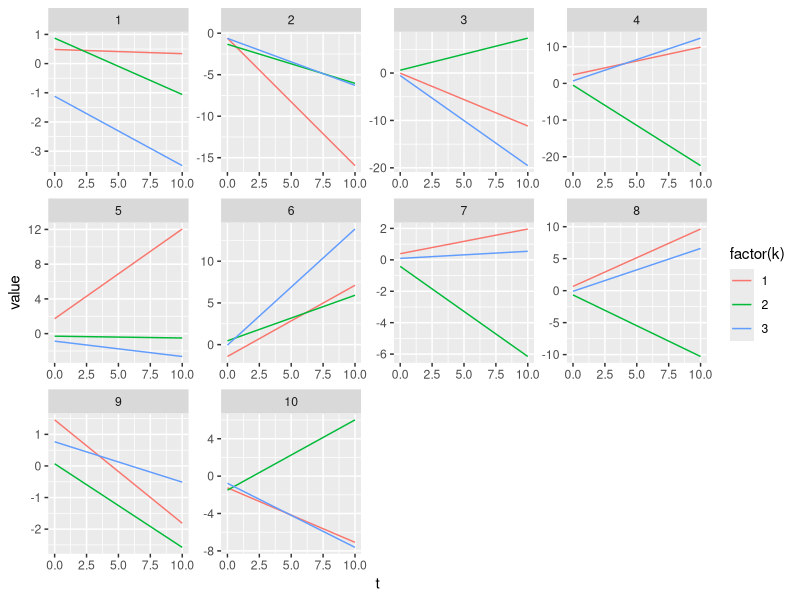
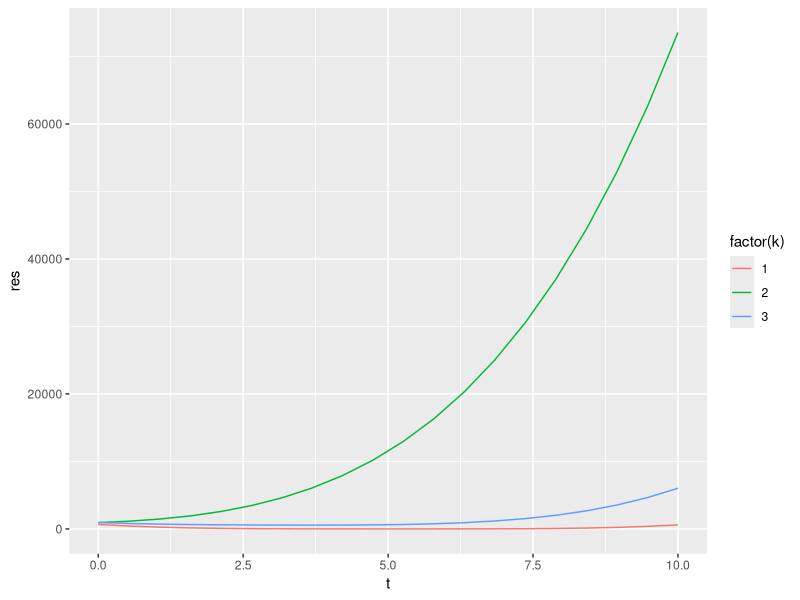
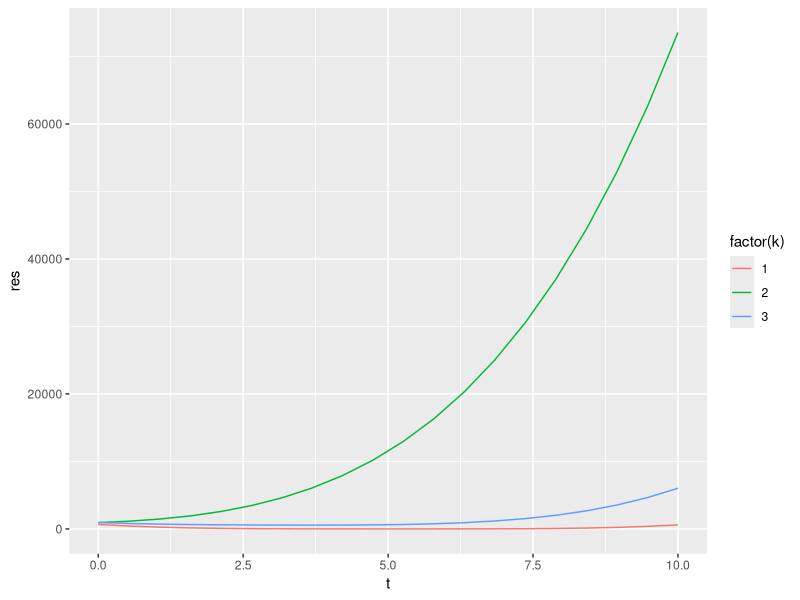
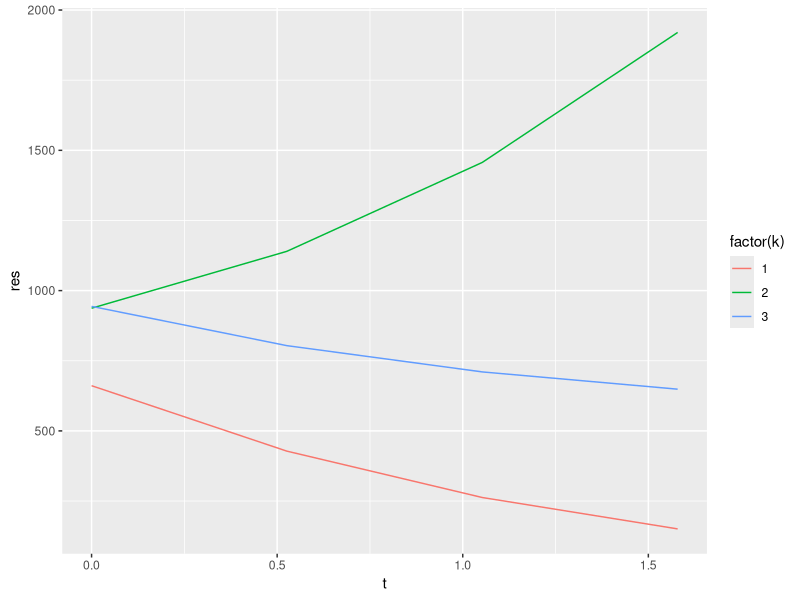

Here is the R script that generated these plots, in order:
library(dplyr)
library(ggplot2)
#  simulation one 
# all the g's are lines 

# set the levels for k and m
klevel = 3
mlevel = 10
# set the upper limit for t 
xlimt = 10
# generate a data.frame with slope and intercept for each k and m level 
data_km = expand.grid(k=1:klevel,m=1:mlevel)
data_km$a = rnorm(nrow(data_km))
data_km$b= rnorm(nrow(data_km))


# I create a data frame in order to plot all the g functions for each m 

flim = function(data){
t = seq(0,xlimt,len=1000) # eval each line at 1000 equal spaced time points 
data.frame(value = data$a*t+data$b,t=t)
}
library(ggplot2)
limd = data_km%>%dplyr::group_by(m,k)%>%do(flim(.))%>%data.frame
ggplot(limd)+geom_line(aes(x=t,y=value,color=factor(k)))+facet_wrap(~m, scales="free")

## set the true value for k and t 
ttrue = 5
ktrue = 1
sigma_noise = 1

# fytrue is a function with input as the true k and t and output the true value of y
fytrue= function(ttrue,ktrue){
temp = data_km%>%dplyr::filter(k==ktrue)
temp$a*ttrue+temp$b
}

# obtain the observed value of y with some noise 
yobs = fytrue(ttrue,ktrue)+rnorm(length(mlevel), sd=sigma_noise)

# loss function with input as any t and k and output as the square differences between the observed and fitted value (a length of m vector)

loss = function(y,t,k){
	
	(y-fytrue(t,k))^2

}

##  losst give the mean square differences or errors
losst = function(t,k) {
	mean((loss(yobs,t,k))^2)
}

## we can evaluate the loss function surface

settings = expand.grid(t=seq(0,10,len=20), k=1:3)
res = mapply(t=settings$t,k=settings$k, losst)
settings$res = res

head(settings)
ggplot(settings,aes(x=t,group=factor(k),color=factor(k),y=res))+geom_line()

#  given a different value of t 
ttrue = 0.1
ktrue = 1
ytrue = fytrue(ttrue,ktrue)+rnorm(length(mlevel))
res = mapply(t=settings$t,k=settings$k, losst)
settings$res = res
ggplot(settings,aes(x=t,group=factor(k),color=factor(k),y=res))+geom_line()
ggplot(settings%>%dplyr::filter(t<2),aes(x=t,group=factor(k),color=factor(k),y=res))+geom_line()


